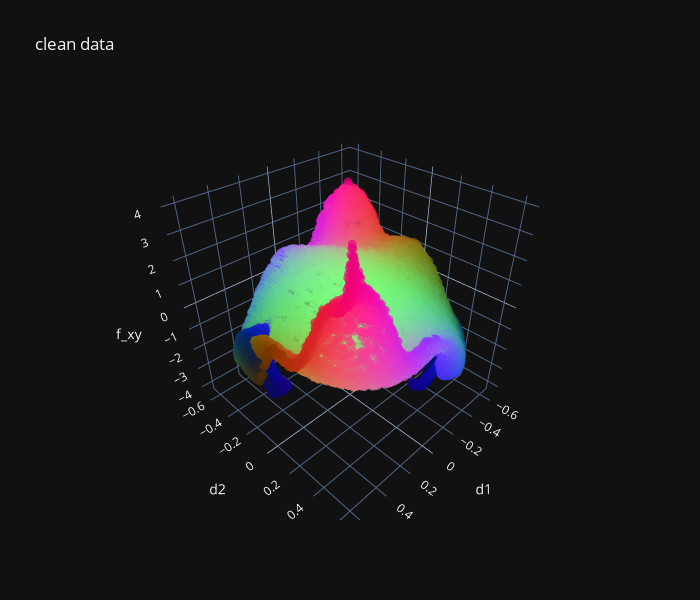

Notebook source saved alongside this figure:
### Code cell
X_clean = X_numpy[~outliers_mask]
y_clean = y_numpy[~outliers_mask][:,np.newaxis]

X_clean_small = pca.transform(scaler.transform(X_clean[:max_render]))
to_render=np.concatenate([X_clean_small,y_clean[:max_render]],axis=1)
plot_method(to_render[:max_render,render_shuffle],"clean data",axis_names, template='plotly_dark',dot_size=dot_size)

### Figure 1 — Plotly figure (JSON) as saved in the notebook; plotly's stock layout.template omitted (floating-point values rounded to 4 significant figures; data arrays with more than 128 entries replaced by an {"elided": "..."} marker saying what was removed)
{"data": [{"marker": {"color": {"elided": "9003 str values"}, "opacity": 0.7, "size": 3}, "mode": "markers", "type": "scatter3d", "x": {"elided": "9003 float values"}, "y": {"elided": "9003 float values"}, "z": {"elided": "9003 float values"}}], "layout": {"height": 600, "scene": {"xaxis": {"title": {"text": "d1"}}, "yaxis": {"title": {"text": "d2"}}, "zaxis": {"title": {"text": "f_xy"}}}, "title": {"text": "clean data"}, "width": 700}}
